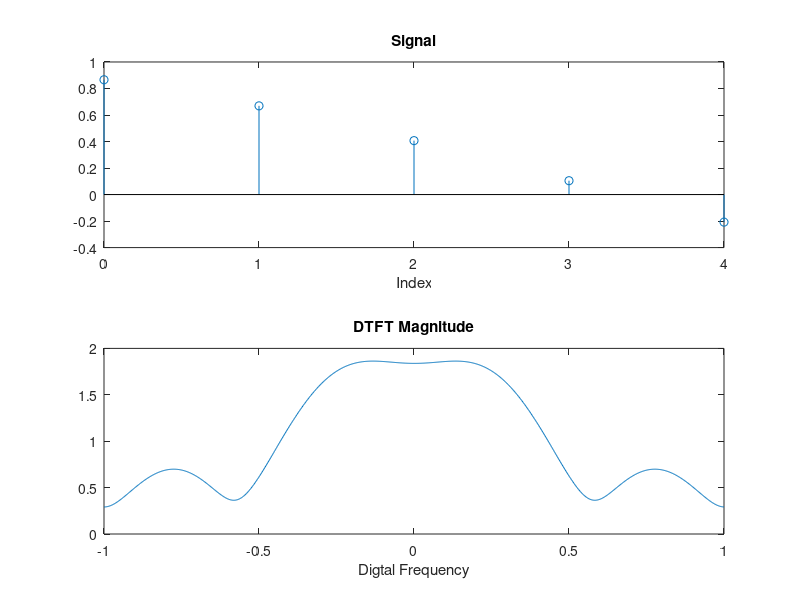

Reproduce this figure in MATLAB.
clc;clear;clf;
A=1;fo=100; phi=pi/6; fs=2000;
N=input("Enter the Lenght of the Sequence:");
n=0:1/fs:(N-1)/fs;
Sig=A*cos(2*pi*fo*n+phi);
w_axis=linspace(-1,1,1024);
time_axis=0:length(Sig)-1;
F=fftshift(fft(Sig,1024));
Sig_dtft=abs(F);
subplot(211); 
stem(time_axis,Sig);
title("Signal");
xlabel('Index');
subplot(212);
plot(w_axis,Sig_dtft);
title('DTFT Magnitude');
xlabel("Digtal Frequency");